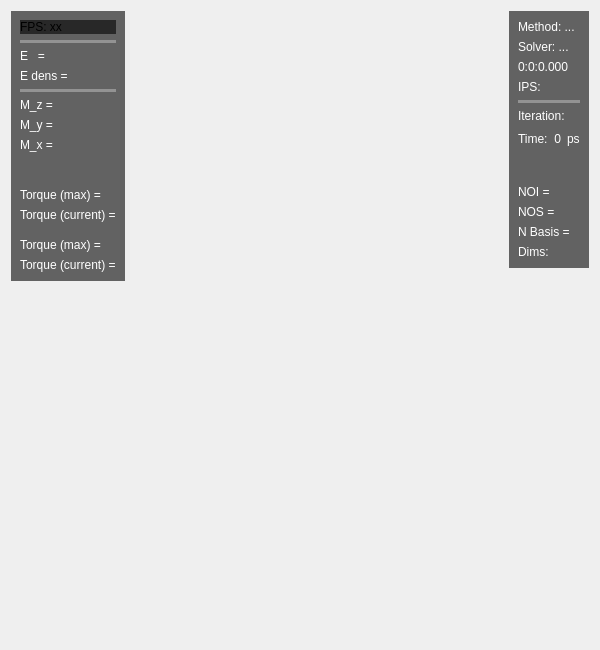
<?xml version="1.0" encoding="UTF-8"?>
<ui version="4.0">
 <class>InfoWidget</class>
 <widget class="QWidget" name="InfoWidget">
  <property name="geometry">
   <rect>
    <x>0</x>
    <y>0</y>
    <width>600</width>
    <height>650</height>
   </rect>
  </property>
  <property name="windowTitle">
   <string>Form</string>
  </property>
  <property name="windowOpacity">
   <double>0.500000000000000</double>
  </property>
  <property name="styleSheet">
   <string notr="true"/>
  </property>
  <layout class="QGridLayout" name="gridLayout">
   <item row="0" column="1">
    <spacer name="horizontalSpacer">
     <property name="orientation">
      <enum>Qt::Horizontal</enum>
     </property>
     <property name="sizeHint" stdset="0">
      <size>
       <width>40</width>
       <height>20</height>
      </size>
     </property>
    </spacer>
   </item>
   <item row="0" column="0">
    <layout class="QGridLayout" name="gridLayout_5">
     <item row="0" column="0">
      <widget class="QWidget" name="widget" native="true">
       <property name="styleSheet">
        <string notr="true">background-color: rgba(0, 0, 0, 150)</string>
       </property>
       <layout class="QGridLayout" name="gridLayout_4">
        <item row="7" column="0">
         <widget class="QLabel" name="m_Label_Mz">
          <property name="styleSheet">
           <string notr="true">color:white;
background: transparent;
font-family: &quot;Courier&quot;</string>
          </property>
          <property name="text">
           <string>M_x =</string>
          </property>
         </widget>
        </item>
        <item row="2" column="0">
         <widget class="QLabel" name="m_Label_E">
          <property name="styleSheet">
           <string notr="true">color:white;
background: transparent;
font-family: &quot;Courier&quot;</string>
          </property>
          <property name="text">
           <string>E   = </string>
          </property>
         </widget>
        </item>
        <item row="0" column="0">
         <widget class="QLabel" name="m_Label_FPS">
          <property name="styleSheet">
           <string notr="true">color:white;
background: transparent;
font-family: \&quot;Courier\&quot;</string>
          </property>
          <property name="text">
           <string>FPS: xx</string>
          </property>
         </widget>
        </item>
        <item row="10" column="0">
         <widget class="QLabel" name="m_Label_Torque_Max">
          <property name="styleSheet">
           <string notr="true">color:white;
background: transparent;
font-family: &quot;Courier&quot;</string>
          </property>
          <property name="text">
           <string>Torque (max) =</string>
          </property>
         </widget>
        </item>
        <item row="14" column="0">
         <widget class="QLabel" name="m_Label_Torque_Current_2">
          <property name="styleSheet">
           <string notr="true">color:white;
background: transparent;
font-family: &quot;Courier&quot;</string>
          </property>
          <property name="text">
           <string>Torque (current) =</string>
          </property>
         </widget>
        </item>
        <item row="9" column="0">
         <spacer name="verticalSpacer_2">
          <property name="orientation">
           <enum>Qt::Vertical</enum>
          </property>
          <property name="sizeType">
           <enum>QSizePolicy::Minimum</enum>
          </property>
          <property name="sizeHint" stdset="0">
           <size>
            <width>20</width>
            <height>30</height>
           </size>
          </property>
         </spacer>
        </item>
        <item row="12" column="0">
         <spacer name="verticalSpacer_5">
          <property name="orientation">
           <enum>Qt::Vertical</enum>
          </property>
          <property name="sizeType">
           <enum>QSizePolicy::Minimum</enum>
          </property>
          <property name="sizeHint" stdset="0">
           <size>
            <width>20</width>
            <height>10</height>
           </size>
          </property>
         </spacer>
        </item>
        <item row="3" column="0">
         <widget class="QLabel" name="m_Label_E_dens">
          <property name="styleSheet">
           <string notr="true">color:white;
background: transparent;
font-family: &quot;Courier&quot;</string>
          </property>
          <property name="text">
           <string>E dens =</string>
          </property>
         </widget>
        </item>
        <item row="4" column="0">
         <widget class="Line" name="line">
          <property name="styleSheet">
           <string notr="true">color:rgba(255, 255, 255, 50%)</string>
          </property>
          <property name="frameShadow">
           <enum>QFrame::Plain</enum>
          </property>
          <property name="lineWidth">
           <number>4</number>
          </property>
          <property name="orientation">
           <enum>Qt::Horizontal</enum>
          </property>
         </widget>
        </item>
        <item row="6" column="0">
         <widget class="QLabel" name="m_Label_My">
          <property name="styleSheet">
           <string notr="true">color:white;
background: transparent;
font-family: &quot;Courier&quot;</string>
          </property>
          <property name="text">
           <string>M_y =</string>
          </property>
         </widget>
        </item>
        <item row="1" column="0">
         <widget class="Line" name="line_2">
          <property name="styleSheet">
           <string notr="true">color:rgba(255, 255, 255, 50%)</string>
          </property>
          <property name="frameShadow">
           <enum>QFrame::Plain</enum>
          </property>
          <property name="lineWidth">
           <number>4</number>
          </property>
          <property name="midLineWidth">
           <number>0</number>
          </property>
          <property name="orientation">
           <enum>Qt::Horizontal</enum>
          </property>
         </widget>
        </item>
        <item row="11" column="0">
         <widget class="QLabel" name="m_Label_Torque_Current">
          <property name="styleSheet">
           <string notr="true">color:white;
background: transparent;
font-family: &quot;Courier&quot;</string>
          </property>
          <property name="text">
           <string>Torque (current) =</string>
          </property>
         </widget>
        </item>
        <item row="5" column="0">
         <widget class="QLabel" name="m_Label_Mx">
          <property name="styleSheet">
           <string notr="true">color:white;
background: transparent;
font-family: &quot;Courier&quot;</string>
          </property>
          <property name="text">
           <string>M_z =</string>
          </property>
         </widget>
        </item>
        <item row="13" column="0">
         <widget class="QLabel" name="m_Label_Torque_Max_2">
          <property name="styleSheet">
           <string notr="true">color:white;
background: transparent;
font-family: &quot;Courier&quot;</string>
          </property>
          <property name="text">
           <string>Torque (max) =</string>
          </property>
         </widget>
        </item>
       </layout>
      </widget>
     </item>
     <item row="1" column="0">
      <spacer name="verticalSpacer_4">
       <property name="orientation">
        <enum>Qt::Vertical</enum>
       </property>
       <property name="sizeHint" stdset="0">
        <size>
         <width>20</width>
         <height>40</height>
        </size>
       </property>
      </spacer>
     </item>
    </layout>
   </item>
   <item row="0" column="2">
    <layout class="QGridLayout" name="gridLayout_3">
     <item row="0" column="0">
      <widget class="QWidget" name="widget_2" native="true">
       <property name="styleSheet">
        <string notr="true">background-color: rgba(0, 0, 0, 150)</string>
       </property>
       <layout class="QGridLayout" name="gridLayout_2">
        <item row="12" column="0">
         <widget class="QLabel" name="m_Label_Dims">
          <property name="styleSheet">
           <string notr="true">color:white;
background: transparent;
font-family: &quot;Courier&quot;</string>
          </property>
          <property name="text">
           <string>Dims:</string>
          </property>
         </widget>
        </item>
        <item row="8" column="0">
         <spacer name="verticalSpacer">
          <property name="orientation">
           <enum>Qt::Vertical</enum>
          </property>
          <property name="sizeType">
           <enum>QSizePolicy::Minimum</enum>
          </property>
          <property name="sizeHint" stdset="0">
           <size>
            <width>20</width>
            <height>30</height>
           </size>
          </property>
         </spacer>
        </item>
        <item row="5" column="0">
         <widget class="QLabel" name="m_Label_Iteration">
          <property name="styleSheet">
           <string notr="true">color:white;
background: transparent;
font-family: &quot;Courier&quot;</string>
          </property>
          <property name="text">
           <string>Iteration: </string>
          </property>
         </widget>
        </item>
        <item row="3" column="0">
         <widget class="QLabel" name="m_Label_IPS">
          <property name="styleSheet">
           <string notr="true">color:white;
background: transparent;
font-family: &quot;Courier&quot;</string>
          </property>
          <property name="text">
           <string>IPS:</string>
          </property>
         </widget>
        </item>
        <item row="9" column="0">
         <widget class="QLabel" name="m_Label_NOI">
          <property name="styleSheet">
           <string notr="true">color:white;
background: transparent;
font-family: &quot;Courier&quot;</string>
          </property>
          <property name="text">
           <string>NOI =</string>
          </property>
         </widget>
        </item>
        <item row="1" column="0">
         <widget class="QLabel" name="m_Label_Solver">
          <property name="styleSheet">
           <string notr="true">color:white;
background: transparent;
font-family: &quot;Courier&quot;</string>
          </property>
          <property name="text">
           <string>Solver: ...</string>
          </property>
         </widget>
        </item>
        <item row="10" column="0">
         <widget class="QLabel" name="m_Label_NOS">
          <property name="styleSheet">
           <string notr="true">color:white;
background: transparent;
font-family: &quot;Courier&quot;</string>
          </property>
          <property name="text">
           <string>NOS =</string>
          </property>
         </widget>
        </item>
        <item row="0" column="0">
         <widget class="QLabel" name="m_Label_Method">
          <property name="styleSheet">
           <string notr="true">color:white;
background: transparent;
font-family: &quot;Courier&quot;</string>
          </property>
          <property name="text">
           <string>Method: ...</string>
          </property>
         </widget>
        </item>
        <item row="11" column="0">
         <widget class="QLabel" name="m_Label_NBasis">
          <property name="styleSheet">
           <string notr="true">color:white;
background: transparent;
font-family: &quot;Courier&quot;</string>
          </property>
          <property name="text">
           <string>N Basis =</string>
          </property>
         </widget>
        </item>
        <item row="4" column="0">
         <widget class="Line" name="line_3">
          <property name="styleSheet">
           <string notr="true">color:rgba(255, 255, 255, 50%)</string>
          </property>
          <property name="frameShadow">
           <enum>QFrame::Plain</enum>
          </property>
          <property name="lineWidth">
           <number>4</number>
          </property>
          <property name="orientation">
           <enum>Qt::Horizontal</enum>
          </property>
         </widget>
        </item>
        <item row="7" column="0">
         <layout class="QGridLayout" name="gridLayout_6">
          <item row="0" column="3">
           <widget class="QLabel" name="label_2">
            <property name="maximumSize">
             <size>
              <width>20</width>
              <height>16777215</height>
             </size>
            </property>
            <property name="styleSheet">
             <string notr="true">color:white;
background: transparent;
font-family: &quot;Courier&quot;</string>
            </property>
            <property name="text">
             <string>ps</string>
            </property>
           </widget>
          </item>
          <item row="0" column="0">
           <widget class="QLabel" name="label_3">
            <property name="styleSheet">
             <string notr="true">color:white;
background: transparent;
font-family: &quot;Courier&quot;</string>
            </property>
            <property name="text">
             <string>Time:</string>
            </property>
           </widget>
          </item>
          <item row="0" column="2">
           <widget class="QLabel" name="m_Label_Time">
            <property name="styleSheet">
             <string notr="true">color:white;
background: transparent;
font-family: &quot;Courier&quot;</string>
            </property>
            <property name="text">
             <string>0</string>
            </property>
            <property name="alignment">
             <set>Qt::AlignRight|Qt::AlignTrailing|Qt::AlignVCenter</set>
            </property>
           </widget>
          </item>
          <item row="0" column="1">
           <spacer name="horizontalSpacer_2">
            <property name="orientation">
             <enum>Qt::Horizontal</enum>
            </property>
            <property name="sizeType">
             <enum>QSizePolicy::Preferred</enum>
            </property>
            <property name="sizeHint" stdset="0">
             <size>
              <width>0</width>
              <height>20</height>
             </size>
            </property>
           </spacer>
          </item>
         </layout>
        </item>
        <item row="2" column="0">
         <widget class="QLabel" name="m_Label_Wall_Time">
          <property name="styleSheet">
           <string notr="true">color:white;
background: transparent;
font-family: &quot;Courier&quot;</string>
          </property>
          <property name="text">
           <string>0:0:0.000</string>
          </property>
         </widget>
        </item>
       </layout>
      </widget>
     </item>
     <item row="1" column="0">
      <spacer name="verticalSpacer_3">
       <property name="orientation">
        <enum>Qt::Vertical</enum>
       </property>
       <property name="sizeHint" stdset="0">
        <size>
         <width>20</width>
         <height>40</height>
        </size>
       </property>
      </spacer>
     </item>
    </layout>
   </item>
  </layout>
 </widget>
 <resources/>
 <connections/>
</ui>
